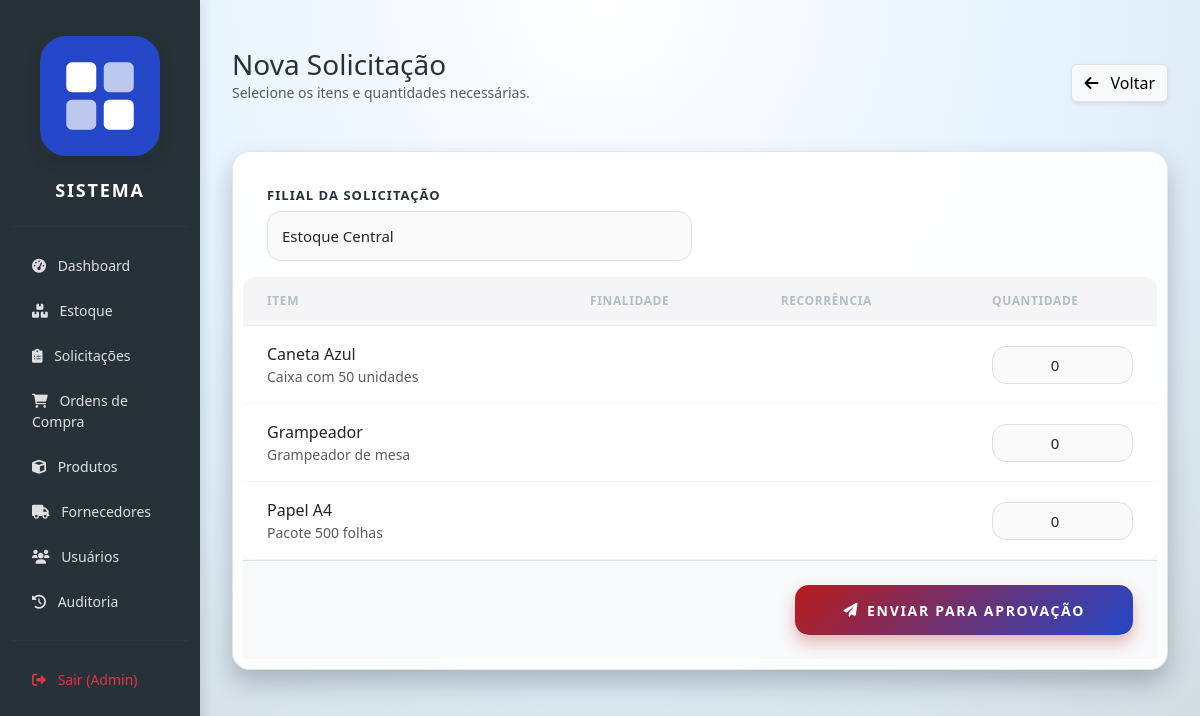
Page /nova_solicitacao.php (signed in) on the committed database.
### tables this page shows
CREATE TABLE IF NOT EXISTS produtos (
    id INT AUTO_INCREMENT PRIMARY KEY,
    nome VARCHAR(100) NOT NULL,
    descricao TEXT,
    unidade_medida VARCHAR(20) DEFAULT 'un',
    created_at TIMESTAMP DEFAULT CURRENT_TIMESTAMP
);

### nova_solicitacao.php (the view, shortened to what this page needs)
<?php
require 'includes/db.php';
include 'includes/header.php';
$filial_id_sessao = $_SESSION['filial_id'];
$filiais = $pdo->query("SELECT id, nome FROM filiais ORDER BY nome")->fetchAll(PDO::FETCH_ASSOC);
$produtos = $pdo->query("SELECT * FROM produtos ORDER BY nome")->fetchAll(PDO::FETCH_ASSOC);
?>
<div class="d-flex justify-content-between flex-wrap flex-md-nowrap align-items-center pt-3 pb-2 mb-4">
    <div>
        <h1 class="h3 mb-0 text-gray-800">Nova Solicitação</h1>
        <p class="text-muted small">Selecione os itens e quantidades necessárias.</p>
    </div>
    <a href="solicitacoes.php" class="btn btn-light border shadow-sm">
        <i class="fas fa-arrow-left me-2"></i> Voltar
    </a>
</div>
<div class="card shadow-sm border-0">
    <div class="card-body p-0">
        <form method="POST">
            <?php if ($_SESSION['cargo'] != 'filial'): ?>
            <div class="p-4 pb-0">
                <div class="row g-3 align-items-end">
                    <div class="col-md-6">
                        <label class="form-label">Filial da Solicitação</label>
                        <select name="filial_id" class="form-select" required>
                            <?php foreach ($filiais as $f): ?>
                                <option
                                    value="<?php echo $f['id']; ?>"
                                    <?php echo $f['id'] == $filial_id_sessao ? 'selected' : ''; ?>
                                >
                                    <?php echo $f['nome']; ?>
                                </option>
                            <?php endforeach; ?>
                        </select>
                    </div>
                </div>
            </div>
            <?php else: ?>
                <input type="hidden" name="filial_id" value="<?php echo $filial_id_sessao; ?>">
            <?php endif; ?>
            <div class="table-responsive mt-3">
                <table class="table table-hover align-middle mb-0">
                    <thead>
                        <tr>
                            <th class="ps-4">Item</th>
                            <th>Finalidade</th>
                            <th>Recorrência</th>
                            <th class="pe-4" width="180">Quantidade</th>
                        </tr>
                    </thead>
                    <tbody>
                        <?php foreach ($produtos as $p): ?>
                        <tr>
                            <td class="ps-4 py-3">
                                <div class="font-weight-bold text-primary"><?php echo $p['nome']; ?></div>
                                <small class="text-muted d-block" style="max-width: 300px;"><?php echo $p['descricao']; ?></small>
                            </td>
                            <td><small><?php echo $p['finalidade']; ?></small></td>
                            <td>
                            </td>
                            <td class="pe-4">
                                <div class="input-group input-group-sm">
                                    <input type="number" name="quantidades[]" class="form-control text-center" value="0" min="0" style="height: 38px;">
                                </div>
                            </td>
                        </tr>
                        <?php endforeach; ?>
                    </tbody>
                </table>
            </div>
            <div class="p-4 bg-light border-top text-end">
                <button type="submit" class="btn btn-primary px-5 py-2 shadow-sm">
                    <i class="fas fa-paper-plane me-2"></i> Enviar para Aprovação
                </button>
            </div>
        </form>
    </div>
</div>
<?php include 'includes/footer.php'; ?>

### rows in the picture
produtos: nome "Caneta Azul", descricao "Caixa com 50 unidades"
produtos: nome "Grampeador", descricao "Grampeador de mesa"
produtos: nome "Papel A4", descricao "Pacote 500 folhas"

### other values in the picture
$_SESSION['nome'] "Admin"
form field filial_id "Estoque Central"
